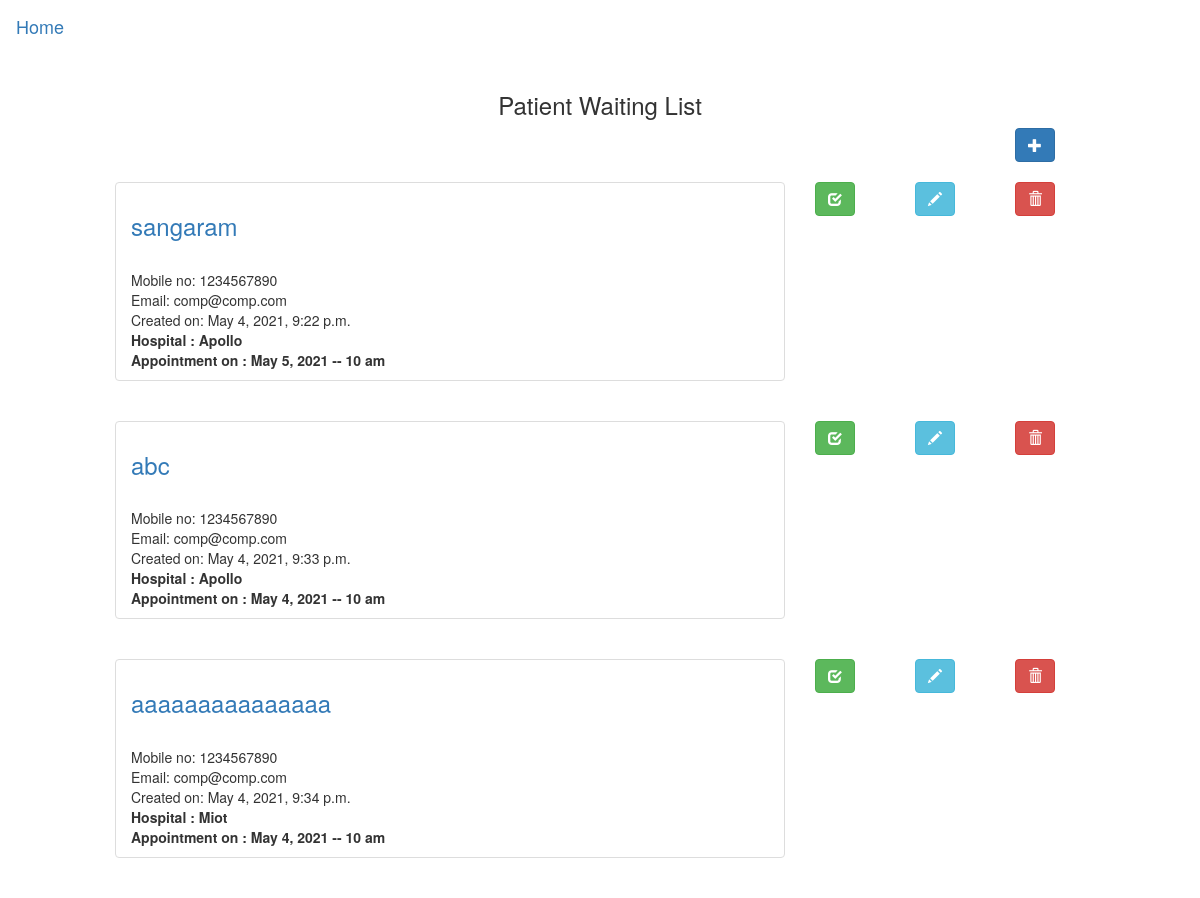
/api/, run on an earlier commit of the app's database.
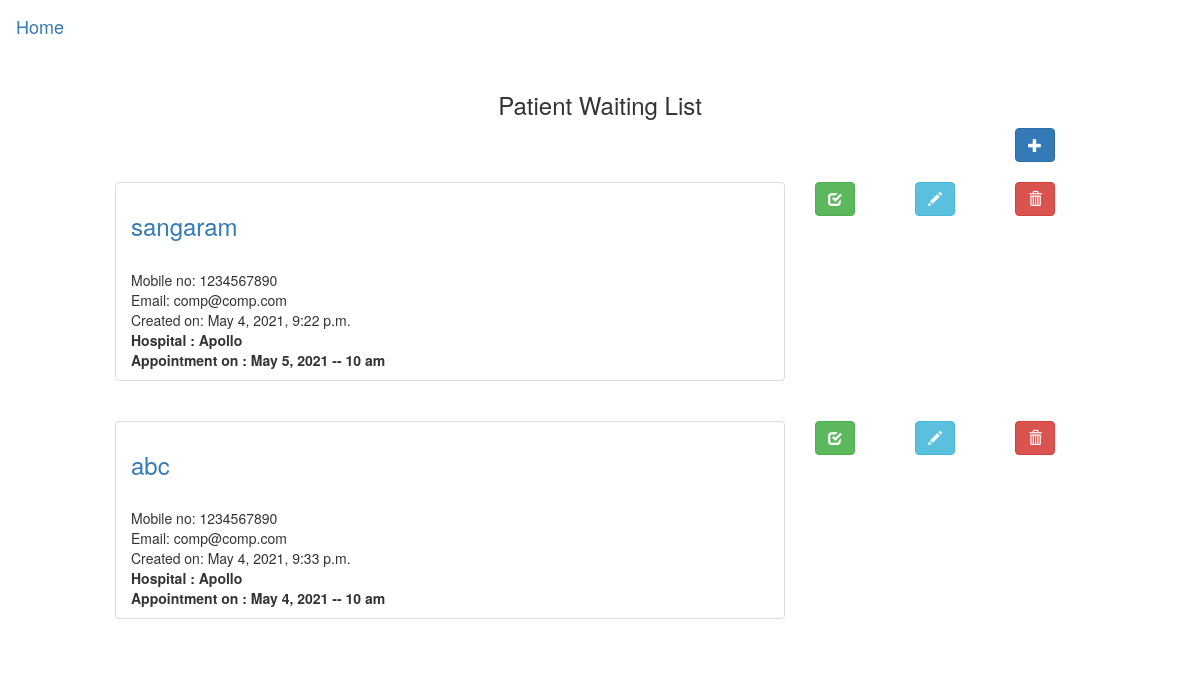
And on a later commit of the database.
### api/models.py (models this page shows, shortened)
class Patient(models.Model):
    patient_name=models.CharField(max_length=30)
    hospital=models.ForeignKey(Hospital, on_delete=models.CASCADE)
    email=models.EmailField(max_length = 254)
    mobile = PhoneField(help_text='Contact phone number')
    dob=models.DateField(default=timezone.now,max_length=8)
    appointment_date=models.DateField(default=date.today ,max_length=8)
    appointment_time=models.CharField(choices=appointment_time_choices, default='10 am', max_length=10)
    created_on=models.DateTimeField(default=timezone.now)
    waiting_status=models.BooleanField(default=True)

class Hospital(models.Model):
    name=models.CharField(max_length=40, unique=True)
    address=models.CharField(max_length=100)
    zipcode=models.CharField(max_length=6)
    mobile=PhoneField(help_text='Contact phone number')
    email = models.EmailField(max_length=254)
    def __str__(self):
        return self.name

### api/views.py (the view)
# urls.py: path('', views.PatientView.as_view(),name="patient_list"),
class PatientView(APIView): # for displaying api response in browser as api or as webpage
    def get(self, request, *args, **kwargs):
        patients=Patient.objects.filter(waiting_status=True)
        serializer=PatientSerializer(patients,  many=True)
        return render(request, 'patient_list.html',{'patient_list':patients}) # as webpage view

### api/templates/patient_list.html (shortened to what this page needs)
{% extends 'base.html' %}
{% block content %}
<div class="container-fluid">
    <div class="row">
        <div class="col-md-1 col-xs-1 col-sm-1"></div>
                <div class="col-md-10 col-xs-10 col-sm-10">
                <h3 class="round3" align="center">Patient Waiting List</h3>
                 </div>
    <div class="col-md-1 col-xs-1 col-sm-1"></div>
    </div>
    <div class="row">
        <div class="col-md-10 col-xs-10 col-sm-10"></div>
                <div class="col-md-2 col-xs-1 col-sm-1">
          <a href="{% url 'api:patient_create' %}">
          <button type="button" class="btn btn-primary">
              <span class="glyphicon glyphicon-plus"></span>
          </button>
          </a><br>
        </div>
    </div>
    <br>
    {% if patient_list %}
    {% for patient in patient_list %}
    <div class="row">
        <div class="col-md-1 col-xs-1 col-sm-1"></div>
            <div class="col-md-7 col-xs-7 col-sm-7">
                <ul class="list-group">
                    <li class="list-group-item">
                        <h3>
                            <a href="">
                                {{ patient.patient_name }}
                            </a>
                        </h3>
                        <br>
                        Mobile no: {{patient.mobile}}
                        <br>
                        Email: {{patient.email}}
                        <br>
                        Created on: {{ patient.created_on }}
                        <div>
                        <b>Hospital : {{ patient.hospital }}</b><br>
                        <b>Appointment on : {{patient.appointment_date}} -- {{patient.appointment_time}}</b>
                        </div>
                    </li>
                </ul><br>
        </div>
        <div class="col-md-1 col-xs-1 col-sm-1">
            <a href="{% url 'api:patient_mark' patient.id %}">
                <button type="button" class="btn btn-success">
                     <span class="glyphicon glyphicon-check"></span>
                </button>
            </a>
        </div>
        <div class="col-md-1 col-xs-1 col-sm-1">
            <a href="{% url 'api:patient_update' patient.id %}">
                <button type="button" class="btn btn-info">
                     <span class="glyphicon glyphicon-pencil"></span>
                </button>
            </a>
        </div>
        <div class="col-md-1 col-xs-1 col-sm-1">
            <a href="{% url 'api:patient_delete' patient.pk %}">
                <button type="button" class="btn btn-danger">
                     <span class="glyphicon glyphicon-trash"></span>
                </button>
            </a>
        </div>
</div>
    {% endfor %}
    {% endif %}
{% endblock %}

What changed in the data, as far as the page shows it:
no longer on this page (row edited): Patient: patient_name "aaaaaaaaaaaaaaa", mobile "1234567890", email "comp@comp.com", created_on "May 4, 2021, 9:34 p.m.", hospital "Miot", appointment_date "May 4, 2021", appointment_time "10 am"
